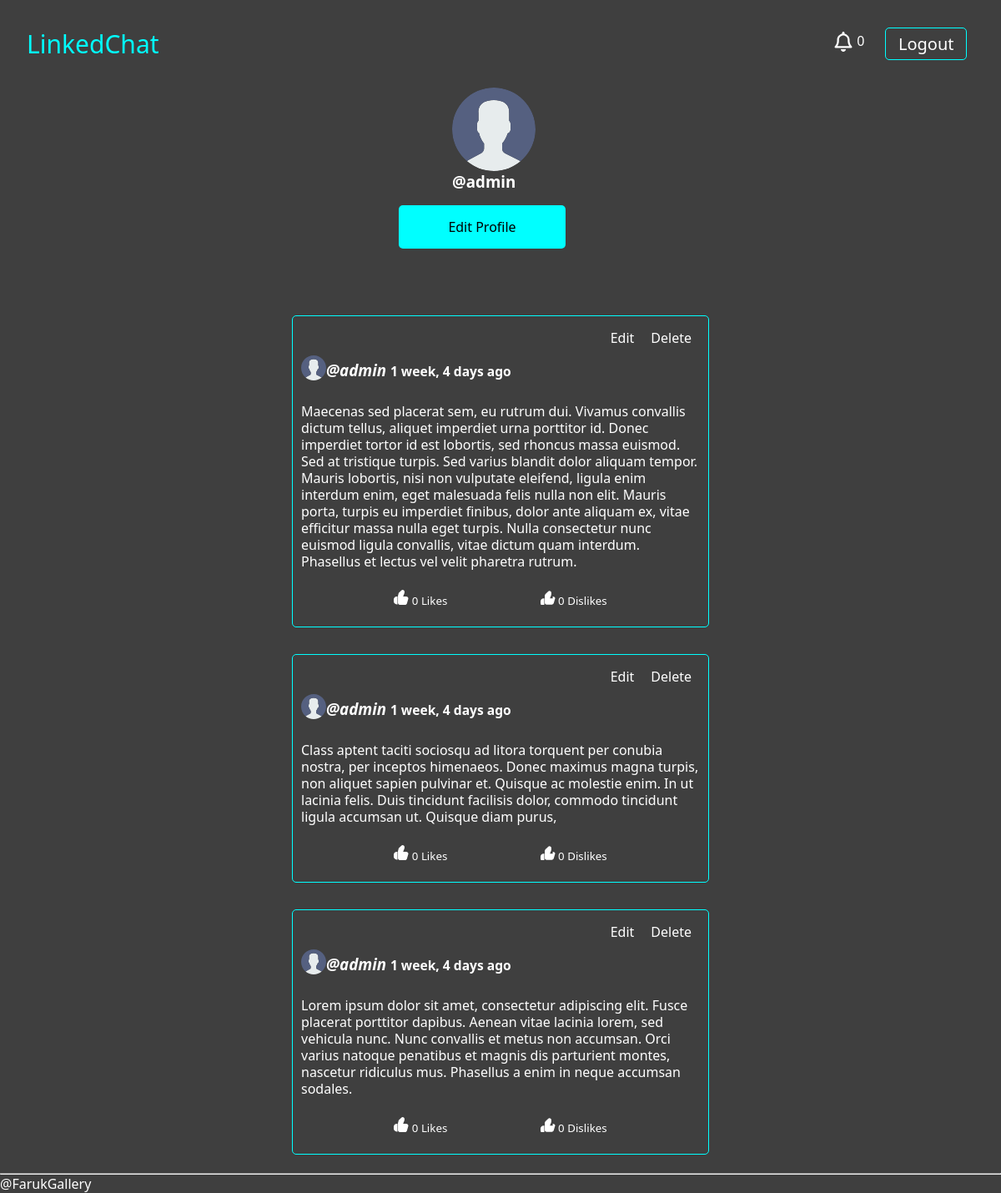
The page /profile/1/ (signed in) on the database as committed earlier.
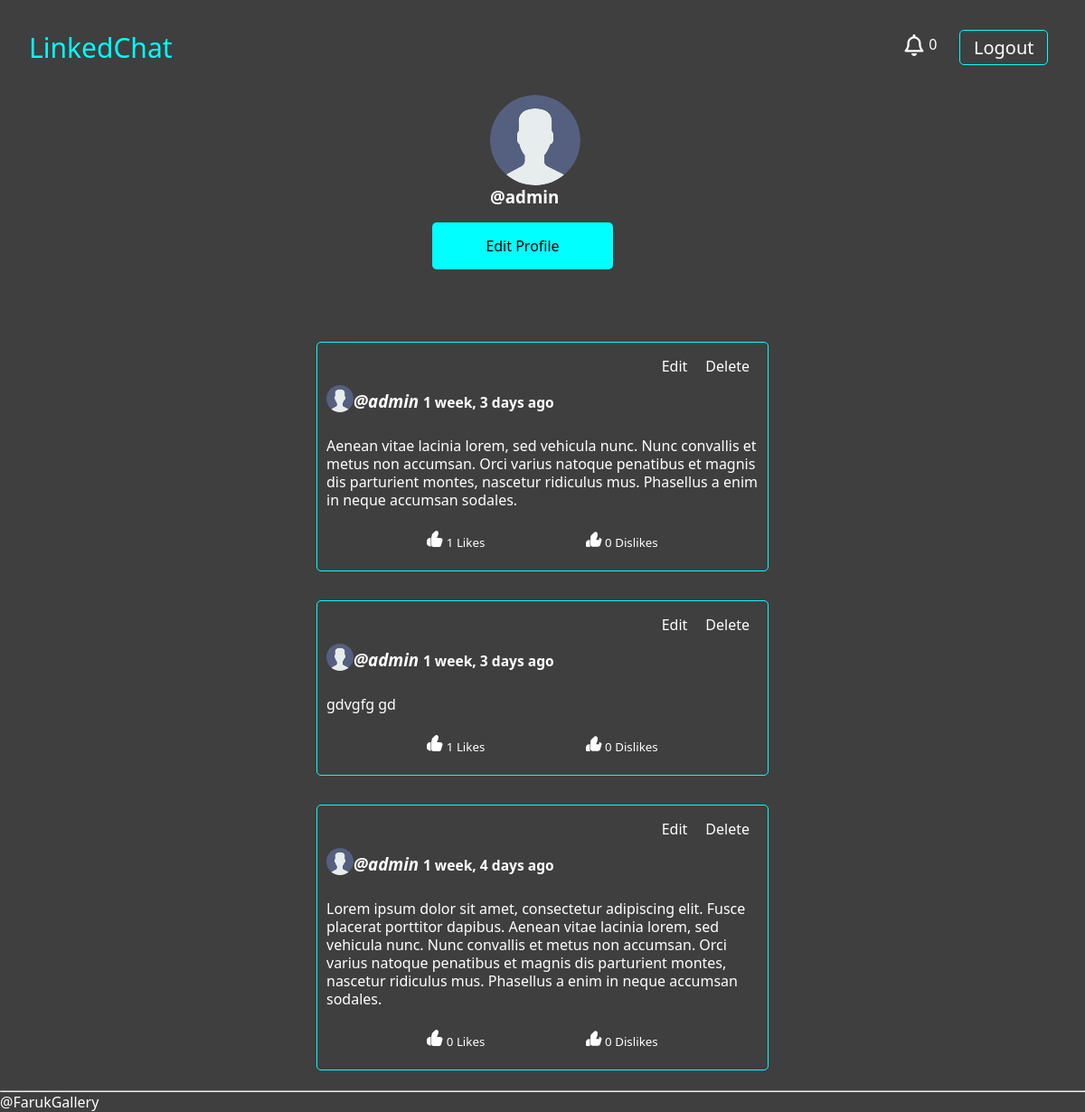
The same page on the database as committed later.
### base/models.py (models this page shows)
class UserProfile(models.Model):
  user = models.OneToOneField(User, verbose_name='user', related_name='profile', on_delete=models.CASCADE)
  name = models.CharField(max_length=100, null=True, blank=True)
  location = models.CharField(max_length=50, null=True, blank=True)
  birth_date = models.DateField(default=timezone.now, null=True, blank=True)
  bio = models.TextField(max_length=200, null=True, blank=True)
  picture = models.ImageField(default='avatar.svg', null=True)
  followers = models.ManyToManyField(User, related_name='followers', blank=True)

class Post(models.Model):
  body = models.TextField()
  author = models.ForeignKey(User, on_delete=models.CASCADE)
  created = models.DateTimeField(default=timezone.now)
  likes = models.ManyToManyField(User, related_name='likes', blank=True)
  dislikes = models.ManyToManyField(User, related_name='dislikes', blank=True)
  class Meta:
    ordering = ['-created']
  def __str__(self):
    return self.body

### base/views.py (the view)
# urls.py: path('profile/<str:pk>/', Profile.as_view(), name='profile'),
class Profile(View):
   def get(self, request, pk, *args, **kwargs):
      profile = UserProfile.objects.get(pk=pk)
      user = profile.user
      posts = Post.objects.filter(author=user)
      followers = profile.followers.all()
      number_of_followers = len(followers)
      is_following = False
      for follower in followers:
         if followers == request.user:
            is_following = True
         is_following = True
      context = {
         'profile': profile,
         'user': user,
         'posts': posts,
         'followers': followers,
         'number_of_followers': number_of_followers,
         'is_following': is_following
      }
      return render(request, 'base/profile.html', context)

### base/templatetags/custom_tags.py (called while the page is built)
@register.inclusion_tag('base/show_notifications.html', takes_context=True)
def show_notifications(context):
  request_user = context['request'].user
  notifications = Notification.objects.filter(to_user=request_user).exclude(user_has_seen=True).order_by('-date')
  return {'notifications': notifications}

### base/templates/base/profile.html (shortened to what this page needs)
{% extends 'main.html' %}
{% block content %}
<div class="profile-container">
  <div class="profile-control">
    <div class="profile-info">
      <a href="#"><img class="profile-picture" src="{{ profile.picture.url }}" alt="profile picture"></a>
      <h3>@{{ profile.user.username }}</h3>
    </div>
    {% if request.user == profile.user %}
    <a class="profile-edit" href="{% url 'profile-edit' profile.pk %}">Edit Profile</a>
    {% endif %}
    <div class="profile-container">
      <div class="profile-user-posts">
       {% include 'base/posts_component.html' %}
      </div>
    </div>
  </div>
</div>
{% endblock content %}

### templates/main.html (shortened to what this page needs)
<!DOCTYPE html>
{% load static %}
<html lang="en">
<head>
  <link rel="stylesheet" href="{% static 'css/main.css' %}">
</head>
<body>
  {% include 'nav.html' %}
  {% block content %}
  {% endblock content %}
</body>
<br>
<footer>
  <hr>
  @FarukGallery
</footer>
</html>

### templates/nav.html (shortened to what this page needs)
{% load custom_tags %}
{% load static %}
<div class="nav-container">
  <a class="logo" href="/">LinkedChat</a>
  <div class="notification-icon">
    <div style="display: inline-block; align-items: center; justify-content: center; vertical-align: top;">
      {% show_notifications %}
    </div>
  </div>
  <div class="nav-auth-status">
    {% if request.user.is_authenticated %}
    <a href="#">Logout</a>
    {% else %}
    <a href="#">Login</a>
    {% endif %}
  </div>
</div>

### base/templates/base/show_notifications.html (shortened to what this page needs)
<div class="notification-container">
  <span class="notification-badge" onclick="showNotifications()">{{ notifications.count }}</span>
</div>

### base/templates/base/posts_component.html (shortened to what this page needs)
{% load widget_tweaks %}
{% load static %}
{% for post in posts %}
<div class="posts-container">
    <div class="update-delete-btn">
      <a href="{% url 'edit-post' post.id %}">Edit</a>
      <a href="{% url 'delete-post' post.id %}">Delete</a>
    </div>
    <div class="post-user-info">
      <a href="{{post.author.profile.picture.url}}"><img src="{{post.author.profile.picture.url}}" class="rounded-circle post-img" height="30" width="30"></a>
      <a href="{% url 'profile' post.author.id %}">
        <h3>{{ post.author.name }} <i>@{{ post.author.username }}</i>
          <small>
          {{ post.created|timesince}} ago
        </small>
      </h3>
      </a>
    </div>
    <br>
    <p><a class="post-content" href="{% url 'post-detail' post.id %}">{{ post }}</a></p>
    <div class="post-engagement-icons">
      <form action="{% url 'like' post.id %}" method="POST">
       <button style="background-color: transparent; border: none;">
        <img src="{% static 'images/like.svg' %}" alt="">
        <span style="color: #fff;"><span>{{ post.likes.all.count }}</span> Likes</span>
      </button>
      </form>
      <form action="{% url 'dislike' post.id %}" method="POST">
        <button style="background-color: transparent; border: none;">
          <img src="{% static 'images/dislike.svg' %}" alt="">
          <span style="color: #fff;"><span>{{ post.dislikes.all.count }}</span> Dislikes</span>
        </button>
      </form>
    </div>
</div>
{% endfor %}

### static/css/main.css (style rules this page uses)
* { box-sizing: border-box; padding: 0; margin: 0; font-family: 'Segoe UI', Tahoma, Geneva, Verdana, sans-serif; }
body { background-color: #3f3f3f; color: #ffff; }
a { text-decoration: none; color: #ffff; }
.nav-container { display: flex; justify-content: space-between; align-items: center; vertical-align: top; margin: 2rem; }
.logo { font-size: 30px; color: #00FFFF; }
.nav-auth-status { display: flex; justify-content: end; margin-left: 1rem; }
.nav-auth-status a { color: #ffff; font-size: 20px; border: 1px solid #00FFFF; padding: 5px 15px; border-radius: 5px; }
.posts-container { width: 500px; min-height: 5rem; margin-top: 2rem; padding: 5px 10px; border: 1px solid #00FFFF; border-width: 1px; border-style: solid; border-radius: 5px; }
.update-delete-btn { display: flex; justify-content: end; align-items: center; }
.update-delete-btn a { padding: 10px; }
.post-user-info { display: flex; align-items: center; vertical-align: center; }
.post-content { display: block; line-height: 20px; }
.post-engagement-icons { display: flex; justify-content: space-evenly; align-items: center; vertical-align: top; margin-top: 1.5rem; margin-bottom: 1rem; }
.profile-container { display: flex; justify-content: center; align-items: center; }
.profile-control { display: block; }
.profile-info { display: block; margin-left: 12rem; margin-bottom: 1rem; }
.profile-picture { display: block; width: 100px; height: 100px; border-radius: 50%; }
.profile-edit { display: block; text-align: center; width: 200px; padding: 15px; background-color: #00FFFF; color: #000; margin-left: 8rem; border-radius: 5px; transition: opacity 0.3s; margin-bottom: 3rem; }
.notification-icon { margin-left: 50rem; }

Rows that differ between the two databases and show on the page:
removed Post: author.profile.picture (placeholder picture), author.username "admin", created "1 week, 4 days", body "Maecenas sed placerat sem, eu rutrum dui. Vivamus convallis dictum tellus, aliquet imperdiet urna porttitor id. Donec imperdiet tortor id est lobortis, sed rhoncus massa euismod. Sed at tristique turpis. Sed varius blandit dolor aliquam tempor. Mauris lobortis, nisi non vulputate eleifend, ligula enim interdum enim, eget malesuada felis nulla non elit. Mauris porta, turpis eu imperdiet finibus, dolor ante aliquam ex, vitae efficitur massa nulla eget turpis. Nulla consectetur nunc euismod ligula convallis, vitae dictum quam interdum. Phasellus et lectus vel velit pharetra rutrum.", likes.all.count "0", dislikes.all.count "0"
removed Post: author.profile.picture (placeholder picture), author.username "admin", created "1 week, 4 days", body "Class aptent taciti sociosqu ad litora torquent per conubia nostra, per inceptos himenaeos. Donec maximus magna turpis, non aliquet sapien pulvinar et. Quisque ac molestie enim. In ut lacinia felis. Duis tincidunt facilisis dolor, commodo tincidunt ligula accumsan ut. Quisque diam purus,", likes.all.count "0", dislikes.all.count "0"
added Post: author.profile.picture (placeholder picture), author.username "admin", created "1 week, 3 days", body "Aenean vitae lacinia lorem, sed vehicula nunc. Nunc convallis et metus non accumsan. Orci varius natoque penatibus et magnis dis parturient montes, nascetur ridiculus mus. Phasellus a enim in neque accumsan sodales.", likes.all.count "1", dislikes.all.count "0"
added Post: author.profile.picture (placeholder picture), author.username "admin", created "1 week, 3 days", body "gdvgfg gd", likes.all.count "1", dislikes.all.count "0"
